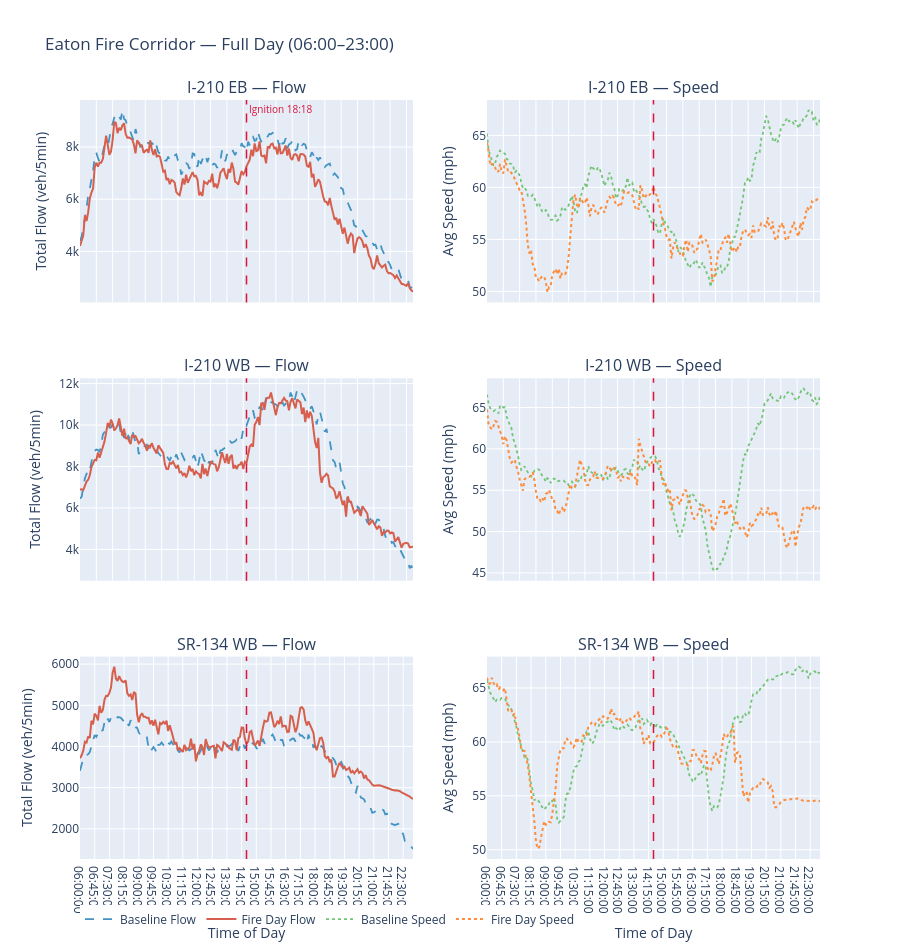

Here is the notebook cell this chart was saved with:
### Code cell
COLORS = {
    "baseline_flow":  "#4393c3",
    "fire_flow":      "#d6604d",
    "baseline_speed": "#74c476",
    "fire_speed":     "#fd8d3c",
}

def make_macro_plot(time_filter=None, title_suffix="Full Day (06:00–23:00)"):
    labels = list(SEGMENTS.keys())
    subplot_titles = []
    for lbl in labels:
        subplot_titles += [f"{lbl} — Flow", f"{lbl} — Speed"]

    fig = make_subplots(
        rows=3, cols=2,
        shared_xaxes=True,
        subplot_titles=subplot_titles,
        vertical_spacing=0.10,
        horizontal_spacing=0.10,
    )

    for row, lbl in enumerate(labels, start=1):
        fa = fire_agg[lbl].copy()
        ba = baseline_agg[lbl].copy()

        if time_filter:
            fa = fa[(fa["Time"] >= time_filter[0]) & (fa["Time"] <= time_filter[1])]
            ba = ba[(ba["Time"] >= time_filter[0]) & (ba["Time"] <= time_filter[1])]

        showlegend = (row == 1)

        # ── Flow (left column) ────────────────────────────────────────────
        fig.add_trace(go.Scatter(x=ba["Time"], y=ba["Total_Flow"],
            name="Baseline Flow", line=dict(color=COLORS["baseline_flow"], dash="dash", width=1.8),
            legendgroup="baseline_flow", showlegend=showlegend),
            row=row, col=1)

        fig.add_trace(go.Scatter(x=fa["Time"], y=fa["Total_Flow"],
            name="Fire Day Flow", line=dict(color=COLORS["fire_flow"], width=2),
            legendgroup="fire_flow", showlegend=showlegend),
            row=row, col=1)

        # ── Speed (right column) ──────────────────────────────────────────
        fig.add_trace(go.Scatter(x=ba["Time"], y=ba["Avg_Speed"],
            name="Baseline Speed", line=dict(color=COLORS["baseline_speed"], dash="dot", width=1.8),
            legendgroup="baseline_speed", showlegend=showlegend),
            row=row, col=2)

        fig.add_trace(go.Scatter(x=fa["Time"], y=fa["Avg_Speed"],
            name="Fire Day Speed", line=dict(color=COLORS["fire_speed"], dash="dot", width=2),
            legendgroup="fire_speed", showlegend=showlegend),
            row=row, col=2)

        # ── Ignition line on both columns ─────────────────────────────────
        for col in [1, 2]:
            fig.add_shape(type="line",
                x0=FIRE_IGNITION, x1=FIRE_IGNITION, y0=0, y1=1,
                xref="x", yref="y domain",
                line=dict(color="crimson", dash="dash", width=1.5),
                row=row, col=col)
        if row == 1:
            fig.add_annotation(x=FIRE_IGNITION, y=1, xref="x", yref="y domain",
                text="Ignition 18:18", showarrow=False,
                xanchor="left", font=dict(color="crimson", size=10),
                row=1, col=1)

        fig.update_yaxes(title_text="Total Flow (veh/5min)", row=row, col=1)
        fig.update_yaxes(title_text="Avg Speed (mph)", row=row, col=2)

    fig.update_xaxes(title_text="Time of Day", row=3, col=1)
    fig.update_xaxes(title_text="Time of Day", row=3, col=2)
    fig.update_layout(
        height=950,
        title=f"Eaton Fire Corridor — {title_suffix}",
        legend=dict(orientation="h", y=-0.06),
        hovermode="x unified",
    )
    fig.show()

make_macro_plot(title_suffix="Full Day (06:00–23:00)")

### Figure 1 — Plotly figure (JSON) as saved in the notebook; plotly's stock layout.template omitted (floating-point values rounded to 4 significant figures; data arrays with more than 128 entries replaced by an {"elided": "..."} marker saying what was removed)
{"data": [{"legendgroup": "baseline_flow", "line": {"color": "#4393c3", "dash": "dash", "width": 1.8}, "name": "Baseline Flow", "showlegend": true, "type": "scatter", "x": {"elided": "205 str values"}, "xaxis": "x", "y": {"elided": "205 float values"}, "yaxis": "y"}, {"legendgroup": "fire_flow", "line": {"color": "#d6604d", "width": 2}, "name": "Fire Day Flow", "showlegend": true, "type": "scatter", "x": {"elided": "205 str values"}, "xaxis": "x", "y": {"elided": "205 float values"}, "yaxis": "y"}, {"legendgroup": "baseline_speed", "line": {"color": "#74c476", "dash": "dot", "width": 1.8}, "name": "Baseline Speed", "showlegend": true, "type": "scatter", "x": {"elided": "205 str values"}, "xaxis": "x2", "y": {"elided": "205 float values"}, "yaxis": "y2"}, {"legendgroup": "fire_speed", "line": {"color": "#fd8d3c", "dash": "dot", "width": 2}, "name": "Fire Day Speed", "showlegend": true, "type": "scatter", "x": {"elided": "205 str values"}, "xaxis": "x2", "y": {"elided": "205 float values"}, "yaxis": "y2"}, {"legendgroup": "baseline_flow", "line": {"color": "#4393c3", "dash": "dash", "width": 1.8}, "name": "Baseline Flow", "showlegend": false, "type": "scatter", "x": {"elided": "205 str values"}, "xaxis": "x3", "y": {"elided": "205 float values"}, "yaxis": "y3"}, {"legendgroup": "fire_flow", "line": {"color": "#d6604d", "width": 2}, "name": "Fire Day Flow", "showlegend": false, "type": "scatter", "x": {"elided": "205 str values"}, "xaxis": "x3", "y": {"elided": "205 float values"}, "yaxis": "y3"}, {"legendgroup": "baseline_speed", "line": {"color": "#74c476", "dash": "dot", "width": 1.8}, "name": "Baseline Speed", "showlegend": false, "type": "scatter", "x": {"elided": "205 str values"}, "xaxis": "x4", "y": {"elided": "205 float values"}, "yaxis": "y4"}, {"legendgroup": "fire_speed", "line": {"color": "#fd8d3c", "dash": "dot", "width": 2}, "name": "Fire Day Speed", "showlegend": false, "type": "scatter", "x": {"elided": "205 str values"}, "xaxis": "x4", "y": {"elided": "205 float values"}, "yaxis": "y4"}, {"legendgroup": "baseline_flow", "line": {"color": "#4393c3", "dash": "dash", "width": 1.8}, "name": "Baseline Flow", "showlegend": false, "type": "scatter", "x": {"elided": "205 str values"}, "xaxis": "x5", "y": {"elided": "205 float values"}, "yaxis": "y5"}, {"legendgroup": "fire_flow", "line": {"color": "#d6604d", "width": 2}, "name": "Fire Day Flow", "showlegend": false, "type": "scatter", "x": {"elided": "205 str values"}, "xaxis": "x5", "y": {"elided": "205 float values"}, "yaxis": "y5"}, {"legendgroup": "baseline_speed", "line": {"color": "#74c476", "dash": "dot", "width": 1.8}, "name": "Baseline Speed", "showlegend": false, "type": "scatter", "x": {"elided": "205 str values"}, "xaxis": "x6", "y": {"elided": "205 float values"}, "yaxis": "y6"}, {"legendgroup": "fire_speed", "line": {"color": "#fd8d3c", "dash": "dot", "width": 2}, "name": "Fire Day Speed", "showlegend": false, "type": "scatter", "x": {"elided": "205 str values"}, "xaxis": "x6", "y": {"elided": "205 float values"}, "yaxis": "y6"}], "layout": {"annotations": [{"font": {"size": 16}, "showarrow": false, "text": "I-210 EB — Flow", "x": 0.225, "xanchor": "center", "xref": "paper", "y": 1, "yanchor": "bottom", "yref": "paper"}, {"font": {"size": 16}, "showarrow": false, "text": "I-210 EB — Speed", "x": 0.775, "xanchor": "center", "xref": "paper", "y": 1, "yanchor": "bottom", "yref": "paper"}, {"font": {"size": 16}, "showarrow": false, "text": "I-210 WB — Flow", "x": 0.225, "xanchor": "center", "xref": "paper", "y": 0.6333, "yanchor": "bottom", "yref": "paper"}, {"font": {"size": 16}, "showarrow": false, "text": "I-210 WB — Speed", "x": 0.775, "xanchor": "center", "xref": "paper", "y": 0.6333, "yanchor": "bottom", "yref": "paper"}, {"font": {"size": 16}, "showarrow": false, "text": "SR-134 WB — Flow", "x": 0.225, "xanchor": "center", "xref": "paper", "y": 0.2667, "yanchor": "bottom", "yref": "paper"}, {"font": {"size": 16}, "showarrow": false, "text": "SR-134 WB — Speed", "x": 0.775, "xanchor": "center", "xref": "paper", "y": 0.2667, "yanchor": "bottom", "yref": "paper"}, {"font": {"color": "crimson", "size": 10}, "showarrow": false, "text": "Ignition 18:18", "x": "18:18:00", "xanchor": "left", "xref": "x", "y": 1, "yref": "y domain"}], "height": 950, "hovermode": "x unified", "legend": {"orientation": "h", "y": -0.06}, "shapes": [{"line": {"color": "crimson", "dash": "dash", "width": 1.5}, "type": "line", "x0": "18:18:00", "x1": "18:18:00", "xref": "x", "y0": 0, "y1": 1, "yref": "y domain"}, {"line": {"color": "crimson", "dash": "dash", "width": 1.5}, "type": "line", "x0": "18:18:00", "x1": "18:18:00", "xref": "x2", "y0": 0, "y1": 1, "yref": "y2 domain"}, {"line": {"color": "crimson", "dash": "dash", "width": 1.5}, "type": "line", "x0": "18:18:00", "x1": "18:18:00", "xref": "x3", "y0": 0, "y1": 1, "yref": "y3 domain"}, {"line": {"color": "crimson", "dash": "dash", "width": 1.5}, "type": "line", "x0": "18:18:00", "x1": "18:18:00", "xref": "x4", "y0": 0, "y1": 1, "yref": "y4 domain"}, {"line": {"color": "crimson", "dash": "dash", "width": 1.5}, "type": "line", "x0": "18:18:00", "x1": "18:18:00", "xref": "x5", "y0": 0, "y1": 1, "yref": "y5 domain"}, {"line": {"color": "crimson", "dash": "dash", "width": 1.5}, "type": "line", "x0": "18:18:00", "x1": "18:18:00", "xref": "x6", "y0": 0, "y1": 1, "yref": "y6 domain"}], "title": {"text": "Eaton Fire Corridor — Full Day (06:00–23:00)"}, "xaxis": {"anchor": "y", "domain": [0, 0.45], "matches": "x5", "showticklabels": false}, "xaxis2": {"anchor": "y2", "domain": [0.55, 1], "matches": "x6", "showticklabels": false}, "xaxis3": {"anchor": "y3", "domain": [0, 0.45], "matches": "x5", "showticklabels": false}, "xaxis4": {"anchor": "y4", "domain": [0.55, 1], "matches": "x6", "showticklabels": false}, "xaxis5": {"anchor": "y5", "domain": [0, 0.45], "title": {"text": "Time of Day"}}, "xaxis6": {"anchor": "y6", "domain": [0.55, 1], "title": {"text": "Time of Day"}}, "yaxis": {"anchor": "x", "domain": [0.7333, 1], "title": {"text": "Total Flow (veh/5min)"}}, "yaxis2": {"anchor": "x2", "domain": [0.7333, 1], "title": {"text": "Avg Speed (mph)"}}, "yaxis3": {"anchor": "x3", "domain": [0.3667, 0.6333], "title": {"text": "Total Flow (veh/5min)"}}, "yaxis4": {"anchor": "x4", "domain": [0.3667, 0.6333], "title": {"text": "Avg Speed (mph)"}}, "yaxis5": {"anchor": "x5", "domain": [0, 0.2667], "title": {"text": "Total Flow (veh/5min)"}}, "yaxis6": {"anchor": "x6", "domain": [0, 0.2667], "title": {"text": "Avg Speed (mph)"}}}}
